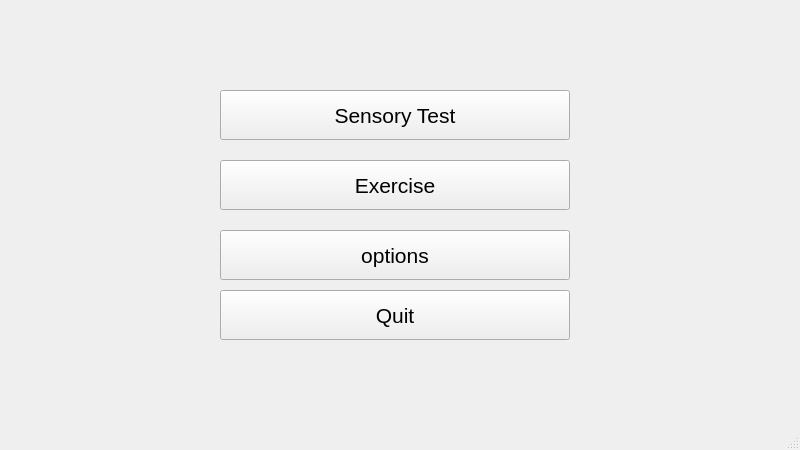
<?xml version="1.0" encoding="UTF-8"?>
<ui version="4.0">
 <class>MainWindow</class>
 <widget class="QMainWindow" name="MainWindow">
  <property name="geometry">
   <rect>
    <x>0</x>
    <y>0</y>
    <width>800</width>
    <height>450</height>
   </rect>
  </property>
  <property name="sizePolicy">
   <sizepolicy hsizetype="Maximum" vsizetype="Maximum">
    <horstretch>0</horstretch>
    <verstretch>0</verstretch>
   </sizepolicy>
  </property>
  <property name="minimumSize">
   <size>
    <width>800</width>
    <height>450</height>
   </size>
  </property>
  <property name="maximumSize">
   <size>
    <width>800</width>
    <height>450</height>
   </size>
  </property>
  <property name="font">
   <font>
    <pointsize>16</pointsize>
   </font>
  </property>
  <property name="mouseTracking">
   <bool>false</bool>
  </property>
  <property name="windowTitle">
   <string>Human Balance System</string>
  </property>
  <widget class="QWidget" name="centralwidget">
   <widget class="QPushButton" name="OptionsButton">
    <property name="geometry">
     <rect>
      <x>220</x>
      <y>230</y>
      <width>350</width>
      <height>50</height>
     </rect>
    </property>
    <property name="statusTip">
     <string>quit the application</string>
    </property>
    <property name="text">
     <string>options</string>
    </property>
   </widget>
   <widget class="QPushButton" name="SensortTestButton">
    <property name="geometry">
     <rect>
      <x>220</x>
      <y>90</y>
      <width>350</width>
      <height>50</height>
     </rect>
    </property>
    <property name="statusTip">
     <string>open test page</string>
    </property>
    <property name="text">
     <string>Sensory Test</string>
    </property>
   </widget>
   <widget class="QPushButton" name="ExerciseButton">
    <property name="geometry">
     <rect>
      <x>220</x>
      <y>160</y>
      <width>350</width>
      <height>50</height>
     </rect>
    </property>
    <property name="statusTip">
     <string>open exercise page</string>
    </property>
    <property name="text">
     <string>Exercise</string>
    </property>
   </widget>
   <widget class="QPushButton" name="QuitButton">
    <property name="geometry">
     <rect>
      <x>220</x>
      <y>290</y>
      <width>350</width>
      <height>50</height>
     </rect>
    </property>
    <property name="statusTip">
     <string>quit the application</string>
    </property>
    <property name="text">
     <string>Quit</string>
    </property>
   </widget>
  </widget>
  <widget class="QMenuBar" name="menubar">
   <property name="geometry">
    <rect>
     <x>0</x>
     <y>0</y>
     <width>800</width>
     <height>21</height>
    </rect>
   </property>
  </widget>
  <widget class="QStatusBar" name="statusbar"/>
 </widget>
 <resources/>
 <connections/>
</ui>
